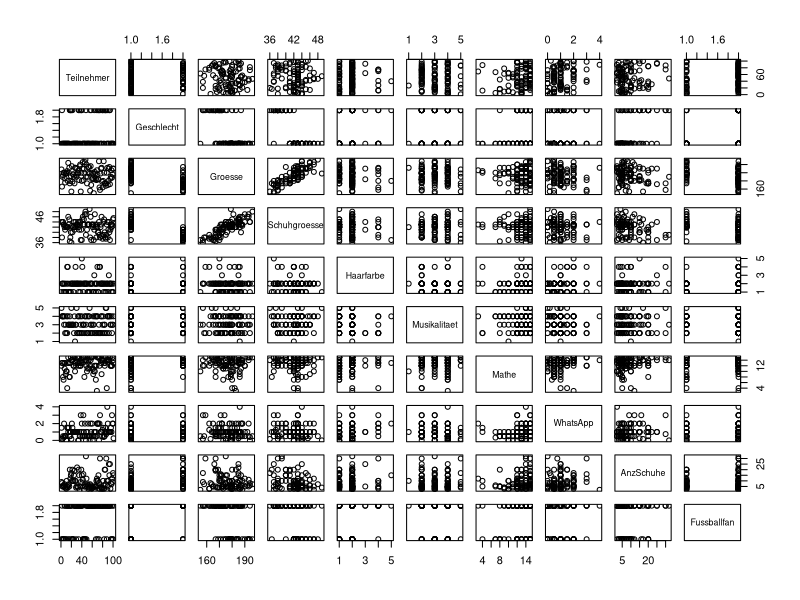
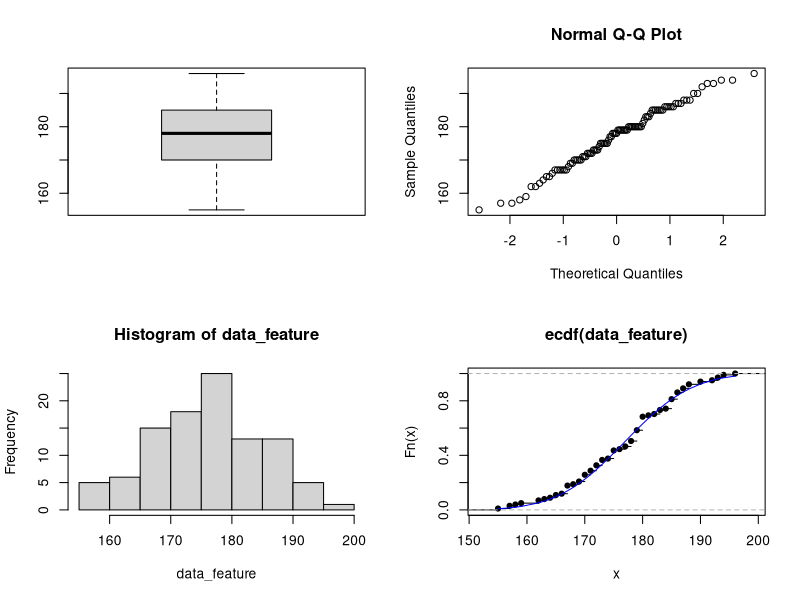
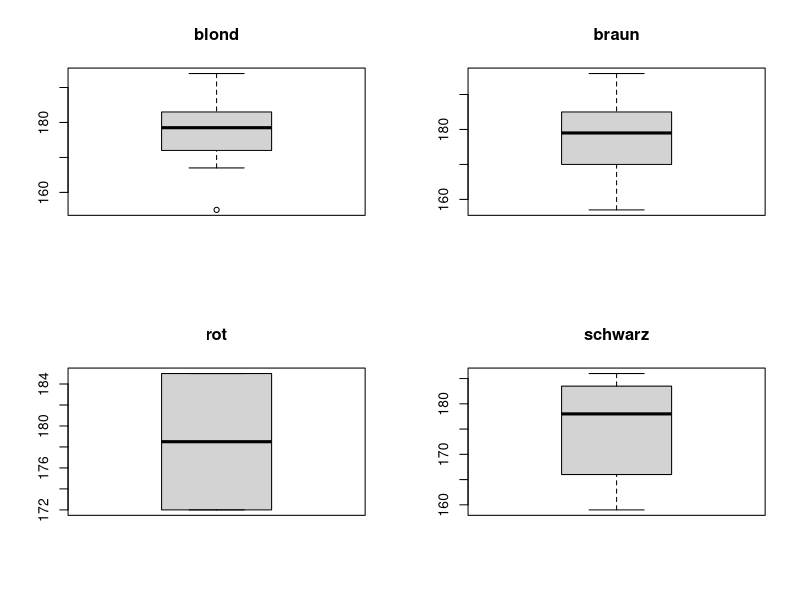
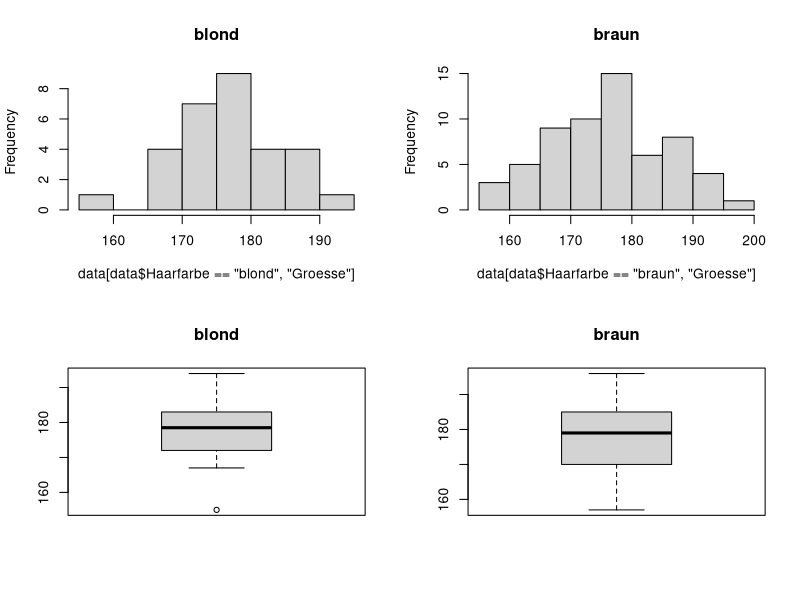

These charts were generated, in order, by the following R code:
## ---- chunk 1
knitr::opts_chunk$set(error=TRUE,        # Keep compiling upon error
                      collapse=TRUE,     # collapse by default
                      echo=TRUE,         # echo code by default
                      comment = "#>",    # change comment character
                      fig.width = 7,     # set figure width
                      out.width = "100%", # set width of displayed images
                      warning=TRUE,      # show R warnings
                      message=FALSE)     # show R messages
## ---- chunk 2
data <- read.csv("UmfrageBis2019.csv", header = TRUE, sep = ";", 
         dec = ".", fill = TRUE, comment.char = "")
head(data)
str(data)
## ---- chunk 3
colnames(data)
names(data)[names(data) == "Letzte.Schulnote.in.Mathematik"] <- "Mathe"
names(data)[names(data) == "Stunden.am.Tag.in.WhatsApp"] <- "WhatsApp"
names(data)[names(data) == "Anzahl.Paar.Schuhe.im.Schrank"] <- "AnzSchuhe"
names(data)
## ---- chunk 4
summary(data)
## ---- chunk 5
plot(data)
## ---- chunk 6
plot.cont.data <- function(data_feature){

  index <- 1
    for (variable in data_feature) {
      if (is.na(variable)){data_feature[index] <- 0}
      index <- index + 1
    }
  
  mean_feature <- mean(data_feature)
  sd_feature <- sd(data_feature)
  xseq <- sort(data_feature, decreasing= FALSE)
  cumulative<-pnorm(xseq, mean(data_feature), sd(data_feature))

  
  
  par(mfrow=c(2,2))
  boxplot(data_feature)
  qqnorm(data_feature)
  hist(data_feature)
  plot(ecdf(data_feature))
  lines(xseq, cumulative, col ="blue", type = "l", ylim = range(0,1))
  
}

## ---- chunk 7
plot.cont.data(data$Groesse)
## ---- chunk 8
analyse.regression <- function(dat){
  lm.shoesize <- lm(dat$Schuhgroesse ~ dat$Groesse, data=dat)
  print(lm.shoesize)
  return(anova(lm.shoesize))
}
analyse.regression(data)
## ---- chunk 9
male <- subset(data, Geschlecht=="m")
female <- data[data$Geschlecht=="w",] #was ist der Unterschied? Warum gibts die subset Methode, wenn auch einfache Selektoren funktionieren?
analyse.regression(male)
analyse.regression(female)
## ---- chunk 10
par(mfrow=c(2,2))
boxplot(subset(data, Haarfarbe=="blond",select = "Groesse"), main="blond")
boxplot(subset(data, Haarfarbe=="braun",select = "Groesse"), main="braun")
boxplot(subset(data, Haarfarbe=="rot",select = "Groesse"), main="rot")
boxplot(subset(data, Haarfarbe=="schwarz",select = "Groesse"), main="schwarz")

par(mfrow=c(2,2))
hist(data[data$Haarfarbe=="blond", "Groesse"], main="blond")
hist(data[data$Haarfarbe=="braun", "Groesse"], main="braun")
boxplot(subset(data, Haarfarbe=="blond",select = "Groesse"), main="blond")
boxplot(subset(data, Haarfarbe=="braun",select = "Groesse"), main="braun")
